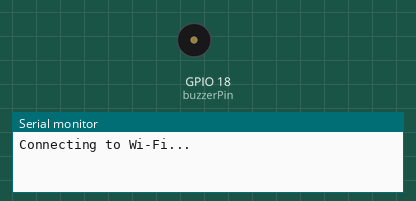
This program was run on a simulated ESP32-C3. On the bench: buzzer (waves = sounding, pin HIGH), the last lines printed to the serial monitor. WiFi joins after 1.5 s; servers stay silent unless stated; web services answer with replies made up by the test bench.

Above: at 0.1 s.
At 5.1 s:
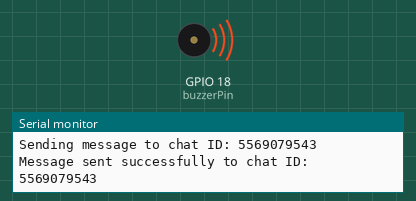
Timing chart, 0 to 11.5 s (numbered marks = the images above):
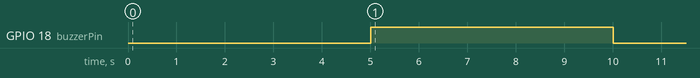

The program:

main.cpp
```cpp
#include <WiFi.h>
#include <HTTPClient.h>
#include "soc/soc.h"          // For brownout detector
#include "soc/rtc_cntl_reg.h" // For brownout detector

// ====== Wi-Fi Credentials ======
const char* ssid = "Tamim-wifi";
const char* password = "Tamims9047@";

// ====== Telegram Bot Info ======
const char* botToken = "8243146761:AAHdU1pmAI2oxFfFHDNmsFi-SG9x1aWHO4U";
const char* chatIDs[] = { "6259013308", "2017577128", "7289612958", "6198271608", "5569079543" };
const int phoneCount = 5;

// ====== Buzzer ======
const int buzzerPin = 18; // Adjust if different for your ESP32-C3 setup
bool buzzerActive = false;
unsigned long buzzerStartTime = 0;

// ====== RTC Data to Persist Across Resets ======
RTC_DATA_ATTR bool messageSent = false;

// ====== Function to send Telegram message ======
void sendTelegramMessage(String message);

void setup() {
  // Disable brownout detector to prevent resets
  WRITE_PERI_REG(RTC_CNTL_BROWN_OUT_REG, 0);

  Serial.begin(115200);
  pinMode(buzzerPin, OUTPUT);
  digitalWrite(buzzerPin, LOW);

  Serial.println("Connecting to Wi-Fi...");
  WiFi.mode(WIFI_STA);
  WiFi.begin(ssid, password);

  // Wait for Wi-Fi connection
  while (WiFi.status() != WL_CONNECTED) {
    delay(500);
    Serial.print(".");
  }

  Serial.println("\n Wi-Fi Connected!");

  // Send message to all chat IDs once connected, if not already sent
  if (!messageSent) {
    Serial.println("⚡ Power ON: Sending Telegram + Buzzer ON");
    sendTelegramMessage("⚡ ESP32-C3 Power ON & Turn off Generator ");
    digitalWrite(buzzerPin, HIGH);
    buzzerActive = true;
    buzzerStartTime = millis();
    messageSent = true; // Persists across resets due to RTC_DATA_ATTR
  }
}

void loop() {
  // Turn off buzzer after 5 seconds
  if (buzzerActive && (millis() - buzzerStartTime >= 5000)) {
    digitalWrite(buzzerPin, LOW);
    buzzerActive = false;
    Serial.println("Buzzer OFF");
  }
  delay(1000); // Keep loop lightweight
}

// ====== Function Implementation ======
void sendTelegramMessage(String message) {
  if (WiFi.status() == WL_CONNECTED) {
    HTTPClient http;
    for (int i = 0; i < phoneCount; i++) {
      String url = "https://api.telegram.org/bot" + String(botToken) + "/sendMessage?chat_id=" + String(chatIDs[i]) + "&text=" + message;
      Serial.print("Sending message to chat ID: ");
      Serial.println(chatIDs[i]);
      http.begin(url);
      int httpCode = http.GET();
      if (httpCode == 200) {
        Serial.print("Message sent successfully to chat ID: ");
        Serial.println(chatIDs[i]);
      } else {
        Serial.print("Failed to send message to chat ID: ");
        Serial.print(chatIDs[i]);
        Serial.print(", HTTP Code: ");
        Serial.println(httpCode);
      }
      http.end();
      delay(500); // Avoid overwhelming the Telegram API
    }
  } else {
    Serial.println("Wi-Fi not connected. Cannot send messages.");
  }
}
```

Measured:
- by itself, GPIO 18 (buzzerPin): HIGH → LOW at 10.0 s
